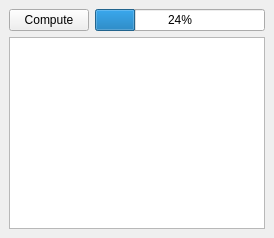
      <widget class="QWidget" name="tab_7" >
       <attribute name="title" >
        <string>Calculation</string>
       </attribute>
       <layout class="QVBoxLayout" >
        <property name="spacing" >
         <number>6</number>
        </property>
        <property name="leftMargin" >
         <number>9</number>
        </property>
        <property name="topMargin" >
         <number>9</number>
        </property>
        <property name="rightMargin" >
         <number>9</number>
        </property>
        <property name="bottomMargin" >
         <number>9</number>
        </property>
        <item>
         <layout class="QHBoxLayout" >
          <property name="spacing" >
           <number>6</number>
          </property>
          <property name="leftMargin" >
           <number>0</number>
          </property>
          <property name="topMargin" >
           <number>0</number>
          </property>
          <property name="rightMargin" >
           <number>0</number>
          </property>
          <property name="bottomMargin" >
           <number>0</number>
          </property>
          <item>
           <widget class="QPushButton" name="pushButton_3" >
            <property name="text" >
             <string>Compute</string>
            </property>
            <property name="icon" >
             <iconset resource="../resources/resources.qrc" >:/main/images/applications-system.svg</iconset>
            </property>
           </widget>
          </item>
          <item>
           <widget class="QProgressBar" name="progressBar" >
            <property name="value" >
             <number>24</number>
            </property>
            <property name="orientation" >
             <enum>Qt::Horizontal</enum>
            </property>
           </widget>
          </item>
         </layout>
        </item>
        <item>
         <widget class="QTextEdit" name="textEdit" >
          <property name="undoRedoEnabled" >
           <bool>false</bool>
          </property>
          <property name="readOnly" >
           <bool>true</bool>
          </property>
         </widget>
        </item>
       </layout>
      </widget>
